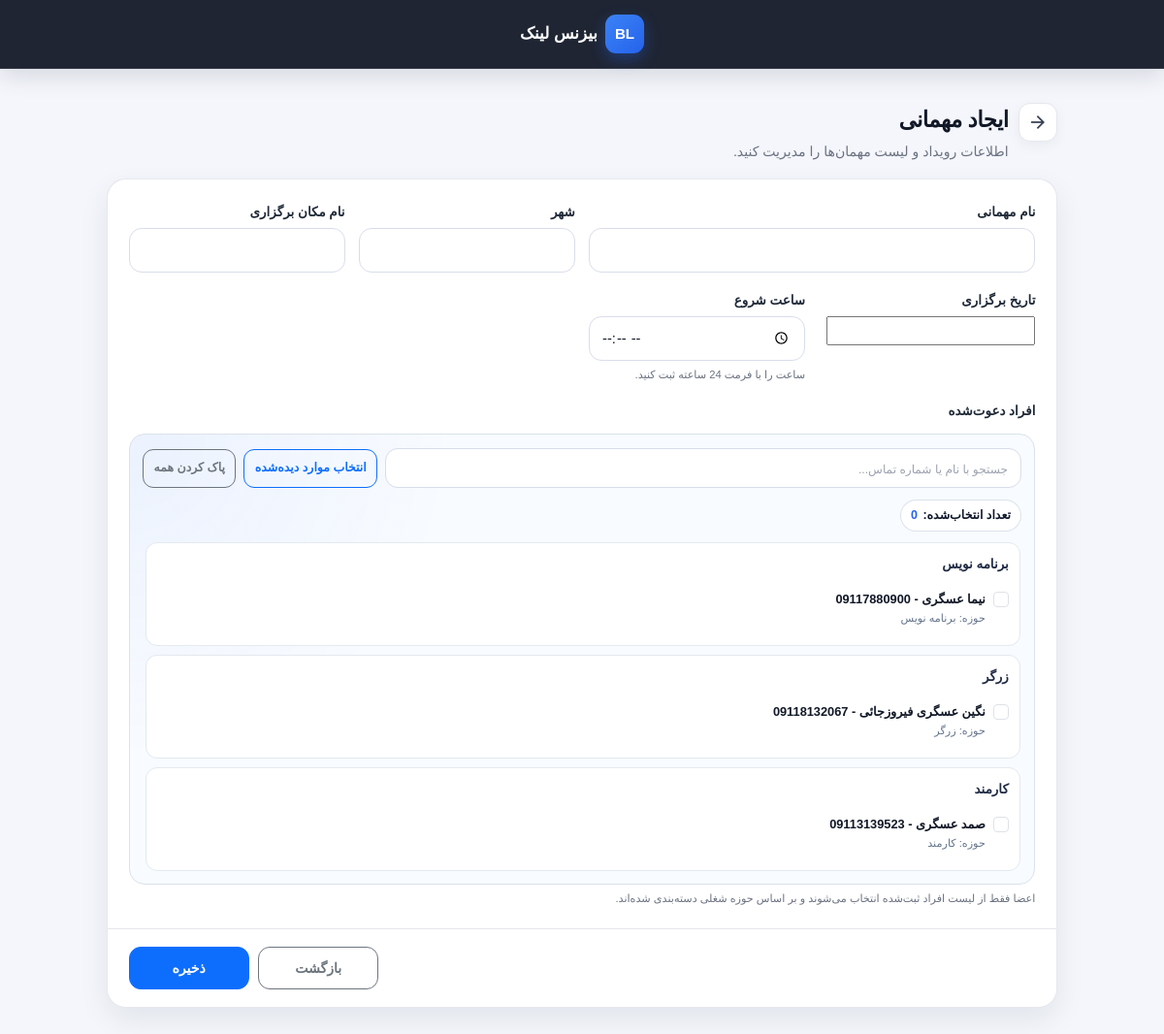
The app's page /events/add/ (signed in), older data.
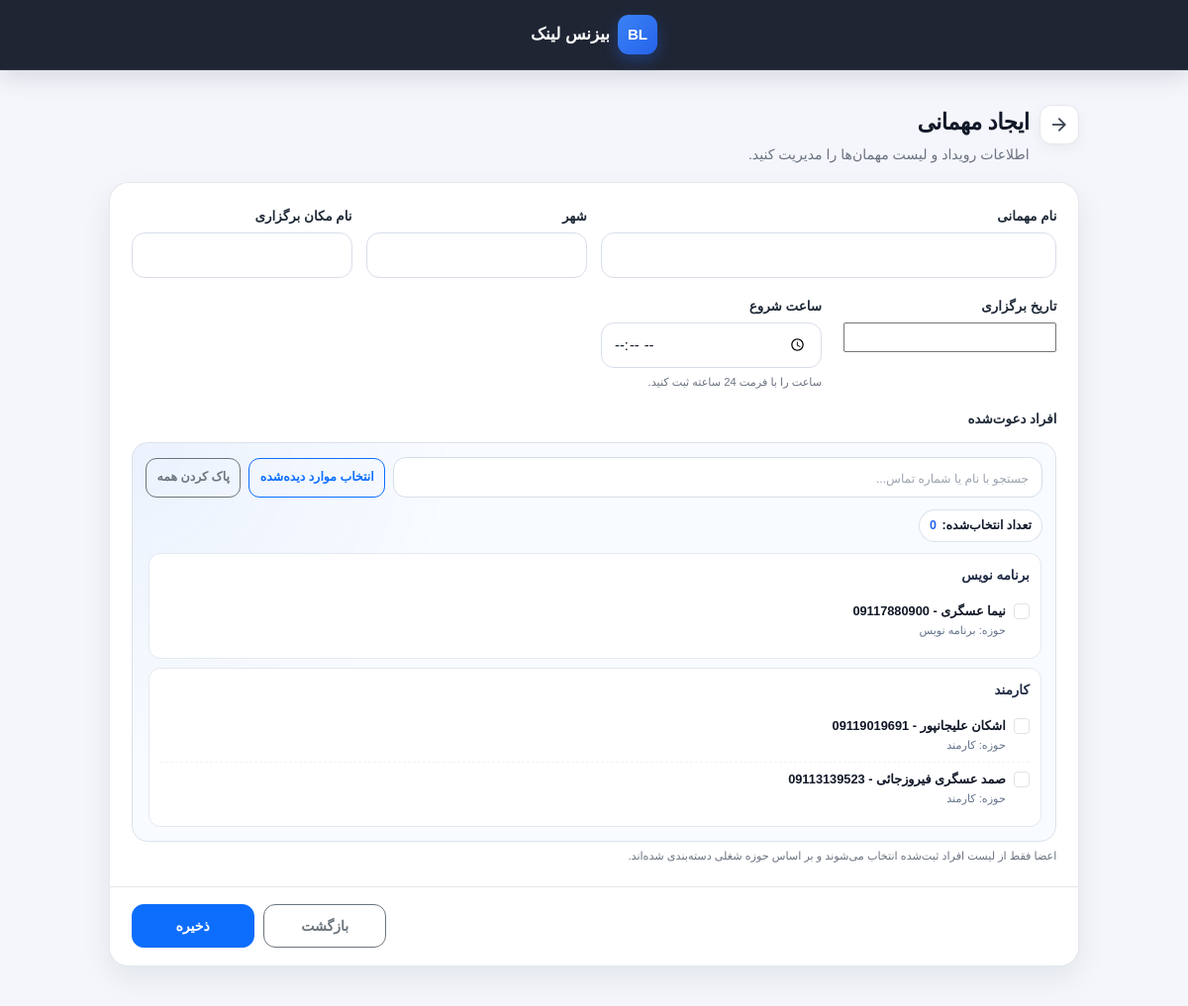
The same page, newer data.
### core/models.py (models this page shows, shortened)
class JobCategory(models.Model):
    name = models.CharField(max_length=100, unique=True, verbose_name="حوزه فعالیت")
    created_at = models.DateTimeField(auto_now_add=True)
    class Meta:
        verbose_name = "حوزه کاری"
        verbose_name_plural = "حوزه‌های کاری"
        ordering = ["name"]

### core/views.py (the view, shortened to what this page needs)
# urls.py: path('events/add/', views.EventCreateView.as_view(), name='add_event'),
class EventCreateView(LoginRequiredMixin, CreateView):
    login_url = "/admin/login/"
    model = Event
    form_class = EventForm
    template_name = "core/event_form.html"
    success_url = reverse_lazy("event_list")

### core/models.py (called while the page is built)
    @property
    def full_name(self):
        return f"{self.first_name} {self.last_name}"

### templates/core/event_form.html (shortened to what the changed rows need)
{% extends "core/base.html" %}
{% load jalali %}
{% load tz %}
{% block content %}
<div class="event-form-page">
    <div class="event-form-shell">
        <div class="event-page-header">
            <div class="event-header-main">
                <div>
                    <h1 class="event-page-title">
                        {% if object %}ویرایش مهمانی{% else %}ایجاد مهمانی{% endif %}
                    </h1>
                </div>
            </div>
        </div>
        <form method="post" class="event-form-card" id="eventForm">
            <div class="event-form-card-body">
                <div class="row event-form-grid">
                    <div class="col-12">
                        <div class="field-group">
                            <div class="member-picker">
                                <div class="member-groups-scroll">
                                    {% for group_name, group_members in form.fields.invited_members.choices %}
                                        <div class="member-group" data-member-group>
                                            <h6 class="member-group-title">
                                                {{ group_name }}
                                            </h6>
                                            {% for member_id, member_title in group_members %}
                                                <label class="member-item"
                                                       data-member-item
                                                       data-search-text="{{ member_title|lower }} {{ group_name|lower }}">
                                                    <input type="checkbox"
                                                           class="form-check-input member-checkbox"
                                                           value="{{ member_id }}">
                                                    <span class="member-item-content">
                                                        <span class="member-title-text">
                                                            {{ member_title }}
                                                        </span>
                                                        <small class="member-meta">
                                                            حوزه: {{ group_name }}
                                                        </small>
                                                    </span>
                                                </label>
                                            {% endfor %}
                                        </div>
                                    {% endfor %}
                                </div>
                            </div>
                        </div>
                    </div>
                </div>
            </div>
        </form>
    </div>
</div>
{% endblock %}

Row changes from the older to the newer data that the page shows:
removed JobCategory: choices "زرگر", group_members "زرگر"
Text that changed along with them:
list line gone: "☐ صمد عسگری - 09113139523 حوزه:"
new list line: "☐ اشکان علیجانپور - 09119019691 حوزه: ☐ صمد عسگری فیروزجائی - 09113139523 حوزه:"
list line gone: "کارمند"
new list line: "کارمند کارمند"
list line gone: "☐ نگین عسگری فیروزجائی - 09118132067 حوزه:"
